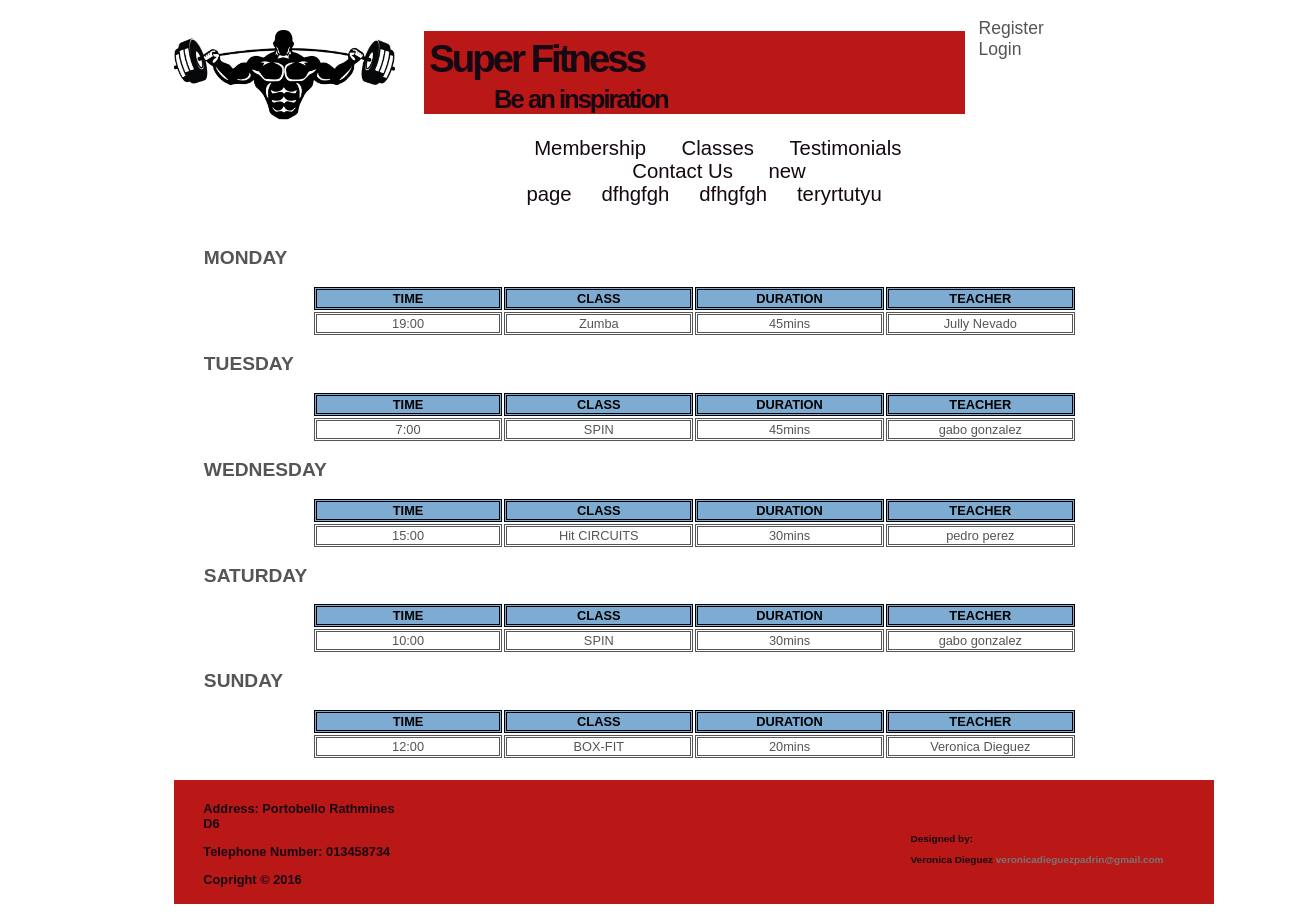
Screenshot of /3.see_timetable.php with the database file from the repository.
### tables this page shows
CREATE TABLE IF NOT EXISTS `page` (
  `id_page` int(11) NOT NULL AUTO_INCREMENT,
  `page_name` varchar(25) NOT NULL,
  `info1` varchar(200) DEFAULT NULL,
  `info2` varchar(200) DEFAULT NULL,
  `name_img1` varchar(200) DEFAULT NULL,
  `name_img2` varchar(200) DEFAULT NULL,
  `feature1` varchar(200) DEFAULT NULL,
  `feature2` varchar(200) DEFAULT NULL,
  PRIMARY KEY (`id_page`)
);

CREATE TABLE IF NOT EXISTS `time_class` (
  `id_time` int(11) NOT NULL AUTO_INCREMENT,
  `id_class` int(11) NOT NULL,
  `id_teacher` int(11) NOT NULL,
  `days` varchar(20) DEFAULT NULL,
  `hour` varchar(20) DEFAULT NULL,
  `duration` varchar(20) DEFAULT NULL,
  PRIMARY KEY (`id_time`),
  KEY `id_class` (`id_class`),
  KEY `id_teacher` (`id_teacher`)
);

CREATE TABLE IF NOT EXISTS `class` (
  `id_class` int(11) NOT NULL AUTO_INCREMENT,
  `name_class` varchar(20) DEFAULT NULL,
  `description` varchar(1000) DEFAULT NULL,
  PRIMARY KEY (`id_class`)
);

CREATE TABLE IF NOT EXISTS `teacher` (
  `id_teacher` int(11) NOT NULL AUTO_INCREMENT,
  `first_name` varchar(20) DEFAULT NULL,
  `last_name` varchar(20) DEFAULT NULL,
  `phone_number` varchar(20) DEFAULT NULL,
  `email` varchar(100) NOT NULL,
  PRIMARY KEY (`id_teacher`)
);

### 3.see_timetable.php (the view, shortened to what this page needs)
<?php
 $page_title = 'timetable'; include ('includes/header.php');
 function print_day($day){
     require ('connect.php');
     $sql = "SELECT class.name_class, time_class.days, time_class.hour, time_class.duration, teacher.first_name, teacher.last_name
			        FROM time_class
		            	JOIN teacher ON time_class.id_teacher = teacher.id_teacher
		            	JOIN class ON time_class.id_class = class.id_class
		            	WHERE time_class.days = '".$day."'";
	$res = mysqli_query ($db, $sql);
    if (mysqli_num_rows($res) !== 0){
                echo '<table class="tabletime">
	                    <tr>
	                        <th>TIME</th>
	                        <th>CLASS</th>
	                        <th>DURATION</th>
	                        <th>TEACHER</th>
	                   </tr>';
	    while ($time = mysqli_fetch_array($res)) {
	            echo "<h2>".strtoupper($day)."</h2>";
	       	    echo '<tr>
			            <td>'. $time['hour'].'</td>
			            <td>'.$time['name_class'].'</td>
			            <td>'.$time['duration'].'mins</td>
			            <td>'.$time['first_name'].' '.$time['last_name'].'</td>
	            	</tr>';
	        }
	        echo "</table>";
    }
	    }
 print_day('Monday');
 print_day('Tuesday');
 print_day('Wednesday');
 print_day ('Saturday');
 print_day('Sunday');
 include ('includes/footer.php');
?>

### includes/header.php (shortened to what this page needs)
<!DOCTYPE html>
	<html>
	   	<head>
 			<link rel="stylesheet" type="text/css" href="includes/main.css">
		</head>
		<body>
			<header>
			 	<div id= "navigation1">
		    		<ul>
 						<li><a href="register.php">Register</a></li>
 						<li><a href="login.php">Login</a></li>
		    		</ul>
		    	</div>
				<a href="index.php"><img id="logo" src="images/logo.png" alt="logo"></a>
 				<div id= "header">
 			   		<h1>Super Fitness</h1>
		    		<h2>Be an inspiration</h2>
		    	</div>
			<nav>
 				<div id="navigation2">
		    		<ul>
 						<li><a href="2.membership.php">Membership</a></li>
						<li><a href="3.classes.php">Classes</a></li>
						<li><a href="4.testiminals_list.php">Testimonials</a></li>
 						<li><a href="5.contact_us.php">Contact Us</a></li>
 						<?php
 							require ('connect.php');
 							$sql = "SELECT * from page";
 							$res = mysqli_query ($db, $sql);
 							$row=mysqli_num_rows($res);
 							if (count($row) !== 0){
 								while($row = mysqli_fetch_array($res)){
 									if ($row['page_name'] !== 'HOME'){
 										echo '<li><a href="template.php?pageID='.$row['id_page'].'">'.$row['page_name'].'</a></li>';
 									}
 								}
 							}
 						?>
		         	</ul>
             	</div>
             	</nav>
            </header>
            <div id="content">

### includes/main.css (style rules this page uses)
a { color:#777; text-decoration:none; }
body { width: 80%; margin-left: 13.4%; background:#ffffff; color:#555; font:0.8em Arial, Helvetica, "bitstream vera sans", sans-serif; }
#header { margin-left: 24%; margin-top: -7.4%; width: 52%; background: #b91817; color: #160812 }
#logo { width: 17%; margin-top: -4%; position:absolute; }
#header h1 { font-size:300%; letter-spacing:-3px; text-align:left; padding: 1%; }
#header h2 { font-size:200%; letter-spacing:-2px; text-align:left; margin-top: -5%; margin-left: 13%; }
#navigation1 { text-decoration: none; font-family: Impact, Charcoal, sans-serif; margin-left: 72.8%; font-size: 137%; padding: 0.5%; color: #160812; width: 13.7%; margin-top: 1.7%; padding-top: 0%; }
#navigation1 a { color: #160812; padding-left: 2%; }
#navigation2 { text-decoration: none; font-family: Impact, Charcoal, sans-serif; margin-left: 22.8%; font-size: 159%; text-align: center; padding: 0.5%; color: #160812; width: 51.7%; margin-top: -2.3%; }
#navigation2 a { text-decoration: none; color: #160812; padding-left: 5%; }
#navigation2 li { text-decoration: none; display: inline; padding: 0.5%; }
#navigation1 li { text-decoration: none; top:5%; right:5%; display:inline; }
#navigation1 a { color:#555; text-decoration:none; text-align:center; }
#content { height: auto; margin: 0 auto; padding: 0 0 20px; width: 94.3%; }
table.tabletime tr th { border: double; background-color: #7DABD1; color: black; }
table.tabletime tr td { border: double; }
table.tabletime tr td { width: 52%; }
table.tabletime tr td { width: 12%; text-align: center; }
table.tabletime { width: 78%; margin-left: 11%; }

### rows the page displays
page: page_name "new page"
page: page_name "dfhgfgh"
page: page_name "dfhgfgh"
page: page_name "teryrtutyu"
time_class: day "MONDAY", hour "19:00", id_class.name_class "Zumba", duration "45", id_teacher.first_name "Jully", id_teacher.last_name "Nevado"
time_class: day "TUESDAY", hour "7:00", id_class.name_class "SPIN", duration "45", id_teacher.first_name "gabo", id_teacher.last_name "gonzalez"
time_class: day "WEDNESDAY", hour "15:00", id_class.name_class "Hit CIRCUITS", duration "30", id_teacher.first_name "pedro", id_teacher.last_name "perez"
time_class: day "SATURDAY", hour "10:00", id_class.name_class "SPIN", duration "30", id_teacher.first_name "gabo", id_teacher.last_name "gonzalez"
time_class: day "SUNDAY", hour "12:00", id_class.name_class "BOX-FIT", duration "20", id_teacher.first_name "Veronica", id_teacher.last_name "Dieguez"
